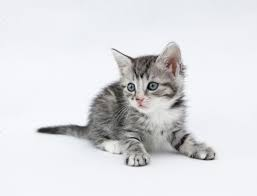
#> input picture Image 변환/python/cat.jpg, 257 x 196 px
$ python imageRotation.py
#> lines starting #> are read from the running program, lines starting #| are printed output that depends on the picture
import cv2

img_color = cv2.imread('cat.jpg')
#> img_color is the input picture: shape (196, 257, 3); mean B, G, R 225.5, 222, 221.5
cv2.imshow("color", img_color)


height, width = img_color.shape[:2]
#> height = 196; width = 257

#이미지 중앙을 중신으로 반시계 방향 45도 회전 시키는 행렬 생성
M = cv2.getRotationMatrix2D((width/2.0, height/2.0), #g회전 할 때 중심점
45, #회전각도(양수면 반시계, 음수면 시계방향)
1)  #이미지 배율

#회전 행렬 M을 이미지 img_color에 적용함.
img_rotated = cv2.warpAffine(img_color, M, (width, height))
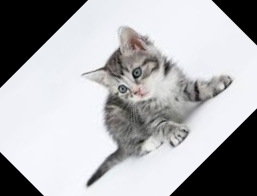
#> img_rotated: shape (196, 257, 3); mean B, G, R 177.8, 175.3, 175.1

cv2.imshow("rotation", img_rotated)
cv2.waitKey(0)


cv2.destroyAllWindows()

$ run again, with Image 변환/python/이미지 크기 변환 파이썬.png saved as Image 변환/python/cat.jpg
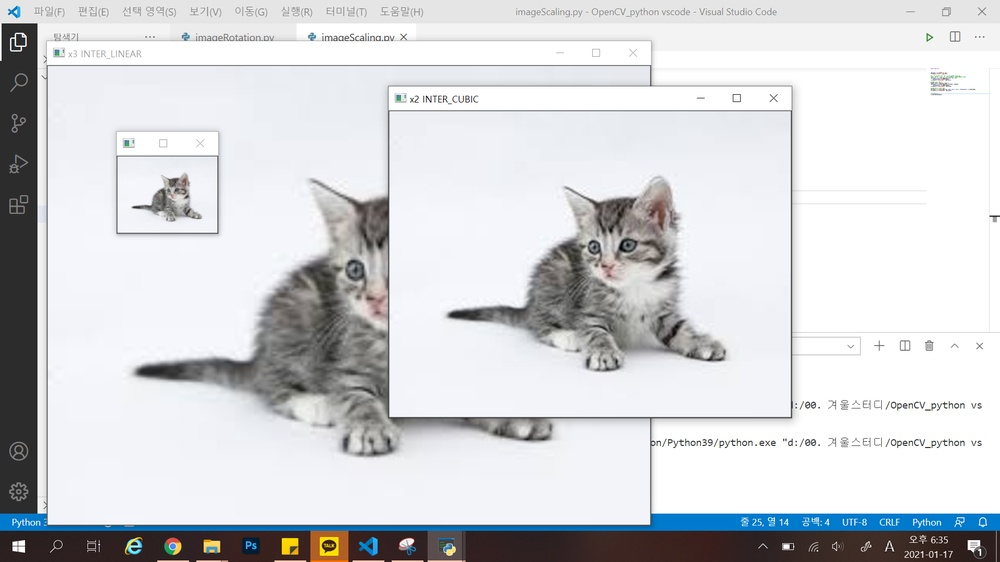
#> input picture Image 변환/python/이미지 크기 변환 파이썬.png, 1000 x 562 px, shrunk from 1920 x 1080 before the run
#> img_color is the input picture: shape (562, 1000, 3); mean B, G, R 215.1, 212.2, 210.8
#> `img_rotated = cv2.warpAffine(img_color, M, (width, height))`:
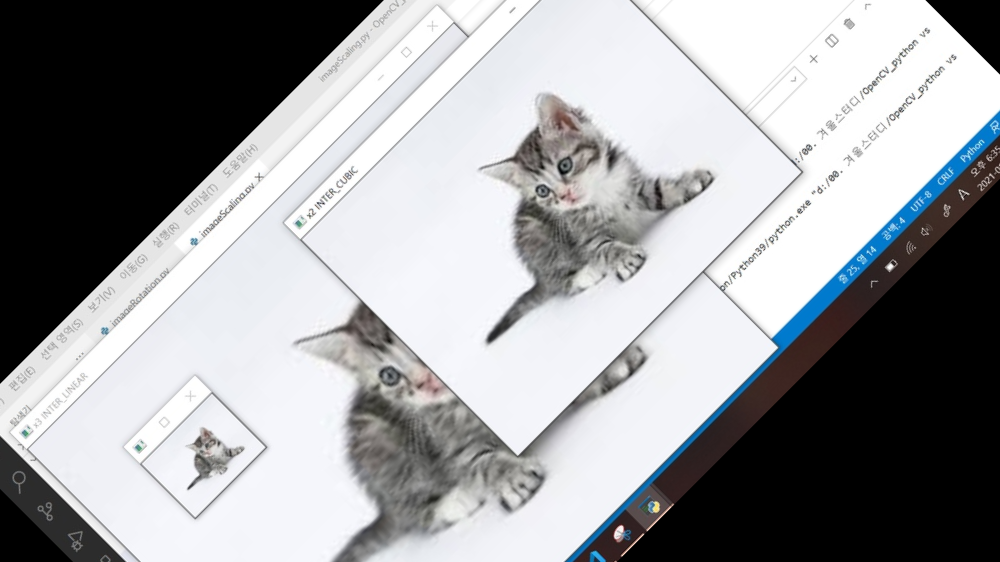
#> img_rotated: shape (562, 1000, 3); mean B, G, R 158.1, 155.7, 154.5

$ run again, with Image 변환/python/이미지 회전 변환-45도 파이썬.PNG saved as Image 변환/python/cat.jpg
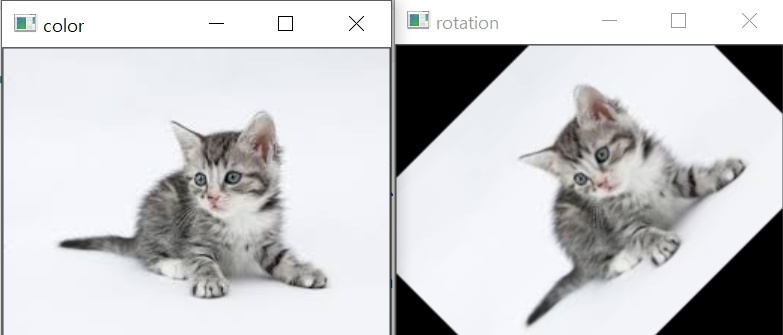
#> input picture Image 변환/python/이미지 회전 변환-45도 파이썬.PNG, 783 x 335 px
#> img_color is the input picture: shape (335, 783, 3); mean B, G, R 206.3, 203.8, 203.5
#> `img_rotated = cv2.warpAffine(img_color, M, (width, height))`:
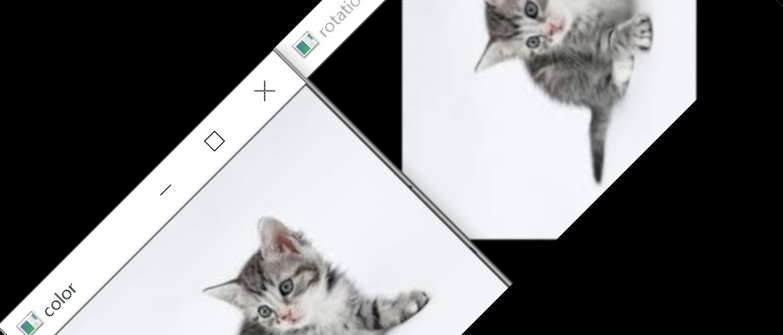
#> img_rotated: shape (335, 783, 3); mean B, G, R 121.4, 120, 119.8
